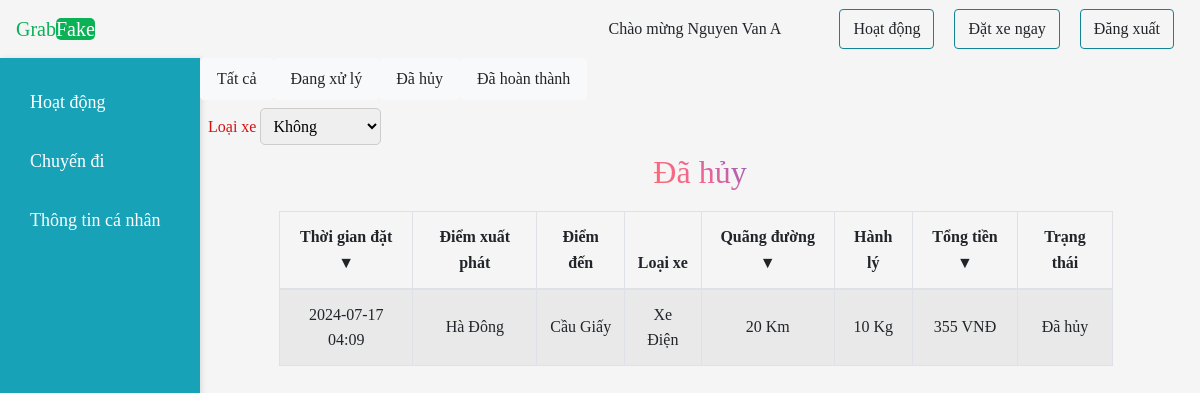
The app's page /ucanride.php (signed in) with its own data.
### tables this page shows
CREATE TABLE `ride` (
  `ride_id` int NOT NULL,
  `ride_date` varchar(20) NOT NULL,
  `from_distance` varchar(50) NOT NULL,
  `to_distance` varchar(50) NOT NULL,
  `cab_type` tinyint NOT NULL,
  `total_distance` varchar(50) NOT NULL,
  `luggage` varchar(50) NOT NULL,
  `total_fare` varchar(50) NOT NULL,
  `status` int NOT NULL,
  `customer_user_id` int NOT NULL,
  `driver_id` int NOT NULL
);

CREATE TABLE `vehicle` (
  `id` int NOT NULL,
  `name` text NOT NULL
);

### dbcon.php (called while the page is built, shortened)
<?php
class Dbcon
{
    public function __construct()
    {
        $this->conn = new mysqli("localhost", "root", "", "grab_fake");
    }
}

### user.php (called while the page is built, shortened)
<?php
require('dbcon.php');
class user
{
    function canride($id, $conn)
    {
        $sql = "SELECT * FROM ride WHERE status=0 AND customer_user_id='$id'";
        $result = $conn->query($sql);
        $appr = array();
        while ($row = $result->fetch_assoc()) {
            array_push($appr, $row);
        }
        return $appr;
    }
}

### ucanride.php (the view, shortened to what this page needs)
<?php
if ($_SESSION['userdata']['role'] == 1) {
  include('header.php');
  include('adminwrk.php');
?>
  <header>
    <nav class="navbar navbar-expand-lg">
      <a class="navbar-brand nos" href="#">Grab<span class="logo-header">Fake</span></a>
      <button class="navbar-toggler" type="button" data-toggle="collapse" data-target="#navbarSupportedContent" aria-controls="navbarSupportedContent" aria-expanded="false" aria-label="Toggle navigation">
        <span><i class="fas fa-bars logo text-dark"></i></span>
      </button>
      <div class="collapse navbar-collapse" id="navbarSupportedContent">
        <ul class="navbar-nav ml-auto">
          <li class="nav-item rbtn">
            <a class="btn" href="admin.php">Dashboard</a>
            <a class="btn" href="logout.php">Đăng xuất</a>
          </li>
        </ul>
      </div>
    </nav>
  </header>
<?php
  echo '<h1 class="text-center text-weight-bold text-dark">ADMIN can not Enter User Area</h1>';
} else {
  include('user.php');
  include('header.php');
  include('navs.php');
  include('ussidebar.php');
?>
  <nav class="nav nav-pills nav-justified col-sm-10">
    <a class="nav-link btn btn-light " href="usrride.php">Tất cả</a>
    <a class="nav-link btn btn-light " href="upenride.php">Đang xử lý</a>
    <a class="nav-link btn btn-light " href="ucanride.php">Đã hủy</a>
    <a class="nav-link btn btn-light " href="ucomride.php">Đã hoàn thành</a>
  </nav>
  <div id="drp" class="row p-2">
    <div class="mr-2" id="cfilt">
      <label for="filter">Loại xe</label>
      <select name="cfil" id="cfil">
        <option value="" selected>Không</option>
      </select>
    </div>
  </div>
  <div class="center" id="canru">
    <h3 class="text-center gradient-text">Đã hủy</h3>
    <table id="tbl3" class="container-fluid col-lg-10 mr-lg-2 table table-hover table-bordered table-striped">
      <thead>
        <th onclick="sortTable(0,tbl3)">Thời gian đặt &#9660;</th>
        <th>Điểm xuất phát</th>
        <th>Điểm đến</th>
        <th>Loại xe</th>
        <th onclick="sortTablen(4,tbl3)">Quãng đường &#9660;</th>
        <th onclick="sortTable(5,tbl3)">Hành lý</th>
        <th onclick="sortTable(6,tbl3)">Tổng tiền &#9660;</th>
        <th>Trạng thái</th>
      </thead>
      <tbody id="tbl3c">
        <?php
        function getCabName($type, $admc)
        {
          $car = '';
          $sql = "SELECT * FROM `vehicle` WHERE `id` = " . $type;
          $res = $admc->conn->query($sql);
          if ($res->num_rows > 0) {
            while ($row = $res->fetch_assoc()) {
              $car = $row['name'];
            }
          }
          return $car;
        };
        $id = $_SESSION['userdata']['user_id'];
        $adm = new user();
        $admc = new dbcon();
        $showc = $adm->canride($id, $admc->conn);
        foreach ($showc as $key => $val) {
          echo "<tr>
          <td>" . $val['ride_date'] . "</td>
          <td>" . $val['from_distance'] . "</td>
          <td>" . $val['to_distance'] . "</td>
          <td>" . getCabName($val['cab_type'],$admc) . "</td>
          <td>" . $val['total_distance'] . " Km</td>
          <td>" . $val['luggage'] . " Kg</td>
          <td>" . $val['total_fare'] . " VNĐ</td>
          <td>Đã hủy</td>";
        }
        ?>
      </tbody>
    </table>
  </div>
<?php include('adfoot.php');
} ?>

### assets/css/style.css (style rules this page uses)
* { box-sizing: border-box; }
h3 { margin-bottom: 0; }
h3.gradient-text { background: linear-gradient(45deg, #ff6b6b, #f06595, #845ec2); -webkit-background-clip: text; -webkit-text-fill-color: transparent; text-align: center; font-size: 2em; transition: transform 0.3s ease-in-out; }
.center { display: flex; flex: 1; flex-direction: column; justify-content: center; align-items: center; }
label { font-size: 16px; margin: auto; padding: auto; color: rgb(212, 17, 17); }
select { padding: 8px; border-radius: 5px; border: 1px solid #ccc; }
option { padding: 8px; border-radius: 5px; border: 1px solid #ccc; }
th { cursor: pointer; }
.table { margin: 20px 0; }
.table th, .table td { text-align: center; vertical-align: middle; }
.table th { cursor: pointer; transition: background-color 0.3s; }

### records on screen
ride: ride_date "2024-07-17 04:09", from_distance "Hà Đông", to_distance "Cầu Giấy", cab_type.name "Xe Điện", total_distance "20", luggage "10", total_fare "355"

### other values on screen
$_SESSION['userdata']['username'] "Nguyen Van A"
